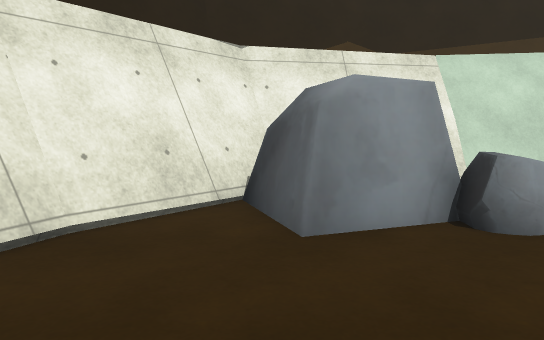
View 1 (above)

12 first-person views from a walk through a Unity game level. The camera is 1.2 m above the floor, tilts 6° down and sees 70° across. The floor is counted in squares, 1 m on a side. Each view is taken from the middle of a square. On the plan, view 1 faces up. The plan holds only what a view shows up to about 15 squares ahead; the rest is blank. The place goes on beyond the plan. The player is left out. Some animated figures are not drawn. Some surface patterns are stand-ins.

View 2
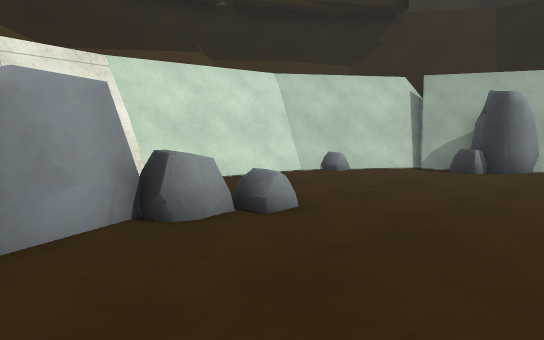

View 3
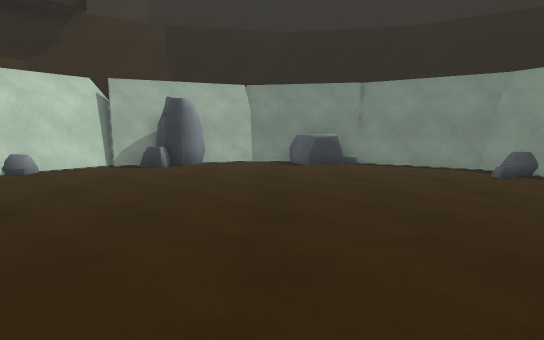

View 4
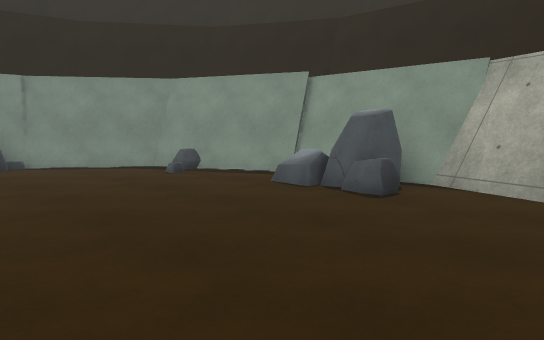

View 5
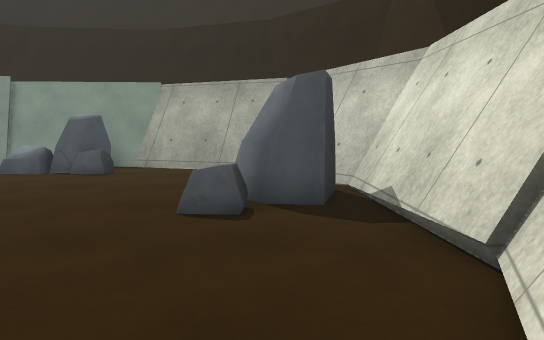

View 6
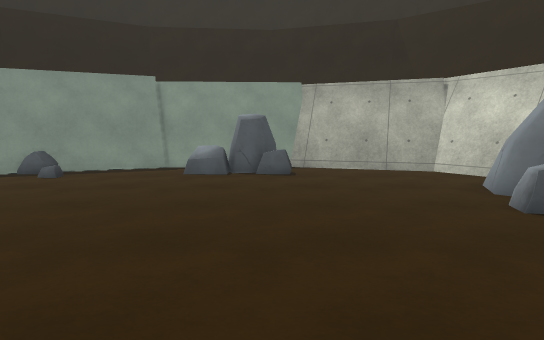

View 7
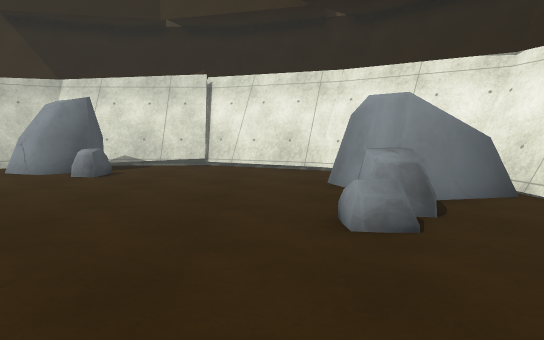

View 8
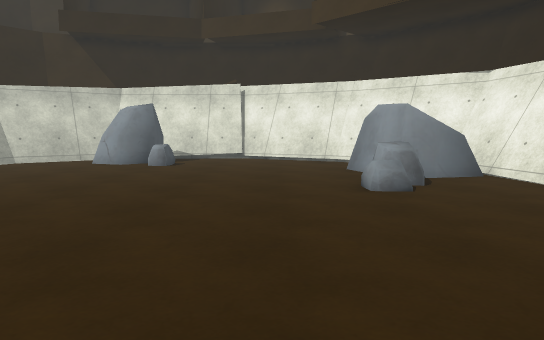

View 9
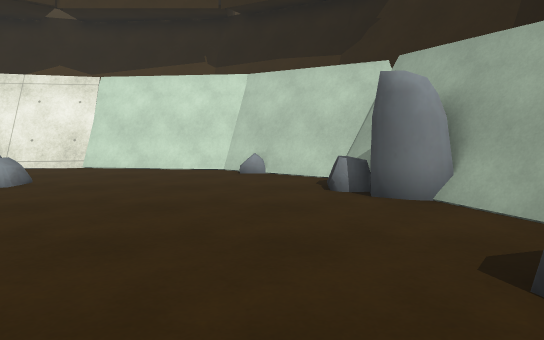

View 10
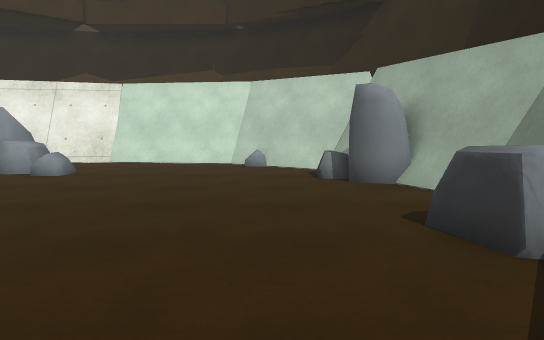

View 11
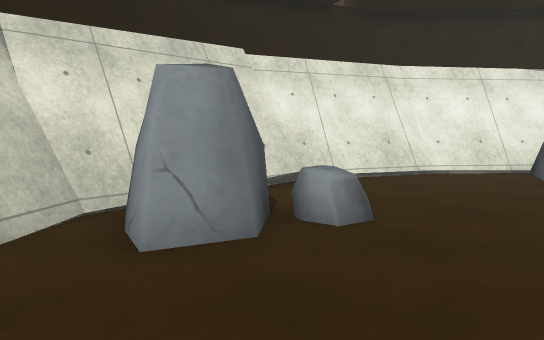

View 12
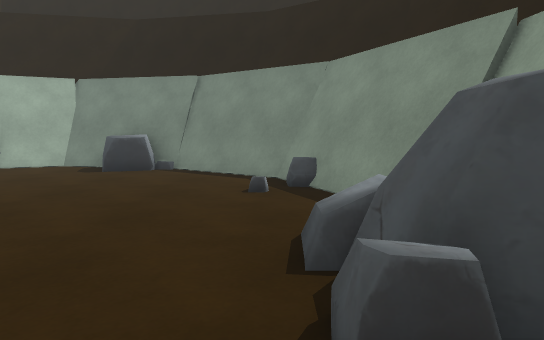

### Floor plan
Points are (right, up) in squares from view 1. A wall is a line through its corners. A room is listed if a view was taken in it or the views show most of it. See-through windows are left out.
Room 1 (views 1, 2, 3, 4, 5, 6, 7, 8, 9, 10, 11, 12)
walls: (12.7, 3.9) (12, 5.4); (8.9, 7.9) (4, 8.6) (-0.2, 7.9) (-2.9, 4.6); (4.2, -8.8) (6.6, -8.7); (10.8, -6.7) (13.4, -3.2) (14.3, 0.9); (6.7, -8.7) (11, -6.7); (13, 3.9) (12.3, 5.5) (8.7, 7.9); (9, -8.1) (10.4, -7.4); (4.2, -9) (6.7, -8.9); (6.9, -8.9) (11.1, -6.9); (14.1, 0.7) (13, 3.2); (11, -6.9) (13.6, -3.2); (13.5, -3.4) (14.4, 0.9) (13.1, 3.7); (-2.8, 4.8) (-4.6, 0.8); (10.4, 7.5) (9.1, 8.4); (13.8, -2.9) (14.1, -1.8); (-4.3, 0.8) (-4.2, -4.2) (-3.2, -5.6); (-3, 4.9) (-4.5, 1.4); (-4.4, 0.7) (-4.4, -4.4) (-3.4, -5.8); (12.7, 5.5) (8.8, 8.1); (12.8, 5.6) (9, 8.2) (4, 8.9) (-0.4, 8.1) (-3.1, 4.8); (-3.1, -5.8) (-2, -7.5) (2.4, -8.9) (3.5, -8.9); (-3.3, -5.9) (-2.1, -7.7) (2.2, -9.1) (3.7, -9); (-4.5, -4.4) (-2.1, -8) (2.1, -9.4) (6.8, -9.1)
low walls: (7.9, -7.4) (8.5, -7.1); (9.1, 7.1) (8.6, 7.5); (12, 4.4) (11.6, 5.2); (9.9, -6.7) (10.5, -6.4) (12.9, -3.2) (13, -2.5); (12.4, 3.9) (11.8, 5.4) (10.5, 6.2); (5.5, -8.4) (6.4, -8.3) (9.2, -7); (8.7, 7.6) (4, 8.2) (1, 7.7); (9.5, 7.2) (8.7, 7.7) (4.1, 8.4); (13.5, -0.4) (13.8, 1) (13, 2.6); (13.4, 1.5) (12.9, 2.5); (4.2, 8.5) (0.1, 7.8); (-2.4, 4.4) (-4.1, 0.7); (13.6, -0.8) (14, 0.9); (10.7, -6.5) (13.1, -3.1) (13.4, -2.1); (6.4, -8.6) (10.8, -6.5); (13.7, 0.7) (13.5, 1.3); (-0.3, 7) (-2.5, 4.4); (-2.6, 4.5) (-4.3, 0.8); (-3.9, 0.8) (-3.8, -4.1) (-2.4, -6.1); (12.2, 5.4) (9.6, 7.1); (-4.1, 0.9) (-4, -4.1) (-1.9, -7.4) (2.4, -8.8); (-0.2, 7.6) (-2.7, 4.6); (2.2, -8.8) (6.5, -8.5); (-2.2, -6.5) (-1.7, -7.2) (2.5, -8.5) (3.3, -8.5)
objects: rock (-3, -4) to (-1, -2); rock (-1, -2); rock (0, 5) to (2, 7); rock (3, -8) to (4, -7); rock (3, -7); rock (3, 5); rock (4, 4); rock (5, -7); rock (11, 4); rock (12, -2) to (13, -1); rock (12, 3) to (12, 4)

Where each view was taken, in squares from view 1:
view 1: 0 up, 0 right, facing up
view 2: 0 up, 0 right, facing up-right
view 3: 0 up, 1 left, facing right
view 4: 0 up, 1 left, facing down-right
view 5: 4 up, 2 left, facing down
view 6: 4 up, 3 right, facing down
view 7: 3 up, 9 right, facing left
view 8: 2 up, 12 right, facing left
view 9: 4 down, 10 right, facing up
view 10: 6 down, 10 right, facing up
view 11: 6 down, 2 right, facing up-left
view 12: 6 down, 1 right, facing right
